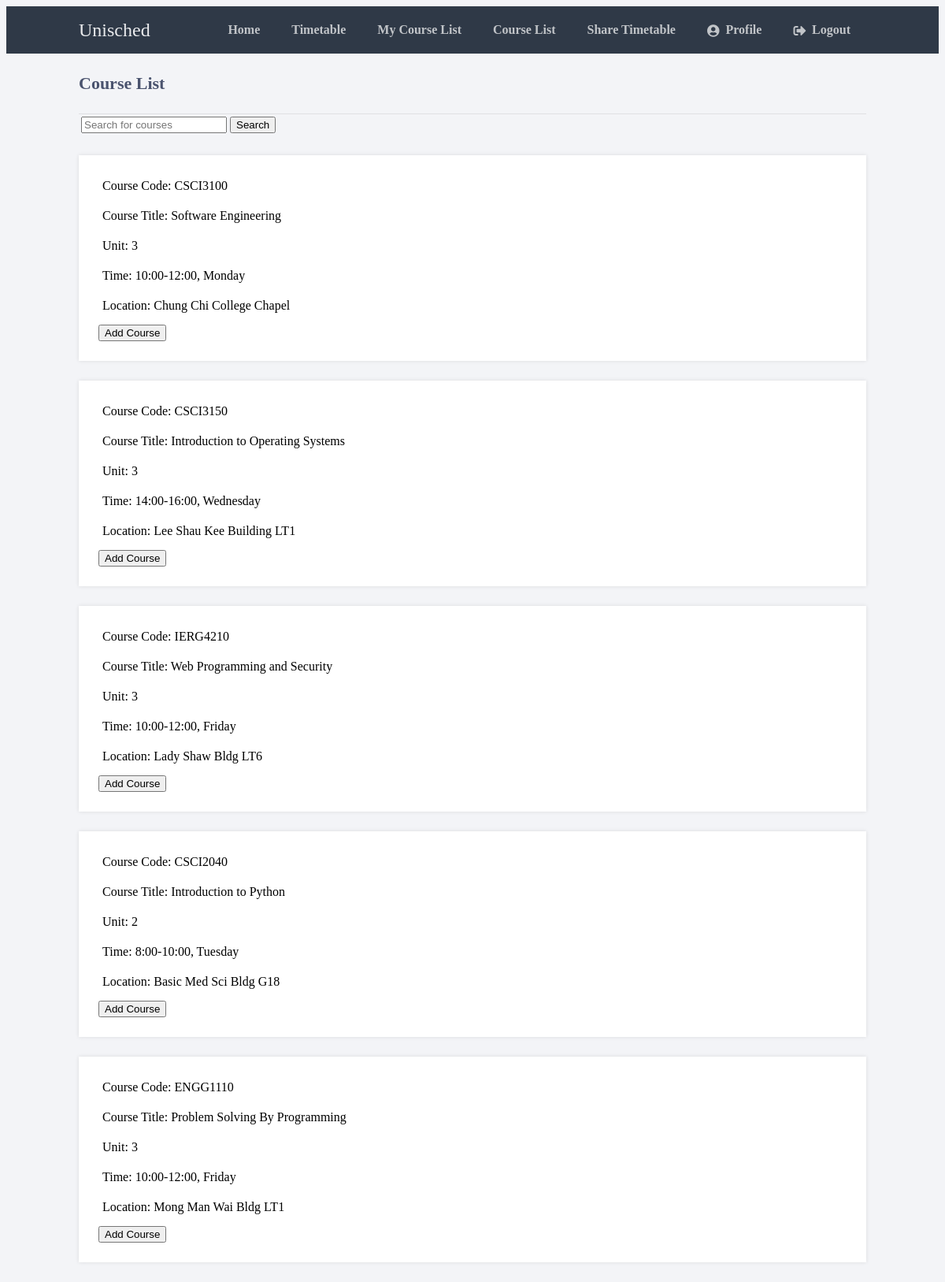
Screenshot of /courselist.php (signed in) with the database file from the repository.
### tables this page shows
CREATE TABLE `courses` (
  `course_id` int(11) NOT NULL,
  `courseCode` varchar(255) NOT NULL,
  `courseTitle` varchar(255) NOT NULL,
  `unit` int(11) NOT NULL,
  `startTime` varchar(255) NOT NULL,
  `endTime` varchar(255) NOT NULL,
  `day` varchar(255) NOT NULL,
  `location` varchar(255) NOT NULL
);

### courselist.php (the view, shortened to what this page needs)
<?php
$db = unisched_DB();
?>
<!DOCTYPE html>
<html>
<head>
    <link href="css/home.css" rel="stylesheet" type="text/css">
    <link rel="stylesheet" href="https://use.fontawesome.com/releases/v5.7.1/css/all.css">
</head>
<body class="loggedin">
<nav class="navtop">
    <div>
        <h1>Unisched</h1>
        <a href="home.php">Home</a>
        <a href="timetable.php" onclick="showPage('timetable.php')">Timetable</a>
        <a href="mycourselist.php" onclick="showPage('mycourselist.php')">My Course List</a>
        <a href="courselist.php" onclick="showPage('courselist.php')">Course List</a>
        <a href="shared.php" onclick="showPage('shared.php')">Share Timetable</a>
        <a href="profile.php" onclick="showPage('profile.php')"><i class="fas fa-user-circle"></i>Profile</a>
        <a href="logout.php"><i class="fas fa-sign-out-alt"></i>Logout</a>
    </div>
</nav>
<div class="content" id="display">
    <h2>Course List</h2>
    <form action="" method="GET" name="">
	<table>
		<tr>
			<td><input type="text" name="k" value="<?php echo isset($_GET['k']) ? $_GET['k'] : ''; ?>" placeholder="Search for courses" /></td>
			<td><input type="submit" name="" value="Search" /></td>
		</tr>
	</table>
    </form>
    <?php
        $search_string = "SELECT * FROM courses";
        $stmt = $db->prepare($search_string);
        $stmt->execute();
        $resultSet = $stmt->get_result();
        $res = $resultSet->fetch_all();
        foreach($res as $row){
    ?>
    <div onmouseover="this.style.background='#ccc'" onmouseout="this.style.background=''">
        <p id = "CourseCode<?php echo $row[0]; ?>">Course Code: <?php echo $row[1]; ?></p>
        <p id = "CourseTitle<?php echo $row[0]; ?>">Course Title: <?php echo $row[2]; ?></p>
        <p id = "Unit<?php echo $row[0]; ?>">Unit: <?php echo $row[3]; ?></p>
        <p id = "Time<?php echo $row[0]; ?>">Time: <?php echo $row[4]; ?>-<?php echo $row[5]; ?>, <?php echo $row[6]; ?></p>
        <p id = "Location<?php echo $row[0]; ?>">Location: <?php echo $row[7]; ?></p>
        <button type="button" onclick="addCourse(`<?php echo $_SESSION['id']; ?>`, `<?php echo $row[0]; ?>`)">Add Course</button>
    </div>
    <?php
        }
    ?>
</div>
</body>
</html>

### css/home.css (style rules this page uses)
.navtop { background-color: #2f3947; height: 60px; width: 100%; border: 0; }
.navtop div { display: flex; margin: 0 auto; width: 1000px; height: 100%; }
.navtop div h1, .navtop div a { display: inline-flex; align-items: center; }
.navtop div h1 { flex: 1; font-size: 24px; padding: 0; margin: 0; color: #eaebed; font-weight: normal; }
.navtop div a { padding: 0 20px; text-decoration: none; color: #c1c4c8; font-weight: bold; }
.navtop div a i { padding: 2px 8px 0 0; }
body.loggedin { background-color: #f3f4f7; }
.content { width: 1000px; margin: 0 auto; }
.content h2 { margin: 0; padding: 25px 0; font-size: 22px; border-bottom: 1px solid #e0e0e3; color: #4a536e; }
.content > p, .content > div { box-shadow: 0 0 5px 0 rgba(0, 0, 0, 0.1); margin: 25px 0; padding: 25px; background-color: #fff; }
.content > div p { padding: 5px; margin: 0 0 10px 0; }

### rows the page displays
courses: courseCode "CSCI3100", courseTitle "Software Engineering", unit "3", startTime "10:00", endTime "12:00", day "Monday", location "Chung Chi College Chapel"
courses: courseCode "CSCI3150", courseTitle "Introduction to Operating Systems", unit "3", startTime "14:00", endTime "16:00", day "Wednesday", location "Lee Shau Kee Building LT1"
courses: courseCode "IERG4210", courseTitle "Web Programming and Security", unit "3", startTime "10:00", endTime "12:00", day "Friday", location "Lady Shaw Bldg LT6"
courses: courseCode "CSCI2040", courseTitle "Introduction to Python", unit "2", startTime "8:00", endTime "10:00", day "Tuesday", location "Basic Med Sci Bldg G18"
courses: courseCode "ENGG1110", courseTitle "Problem Solving By Programming", unit "3", startTime "10:00", endTime "12:00", day "Friday", location "Mong Man Wai Bldg LT1"
